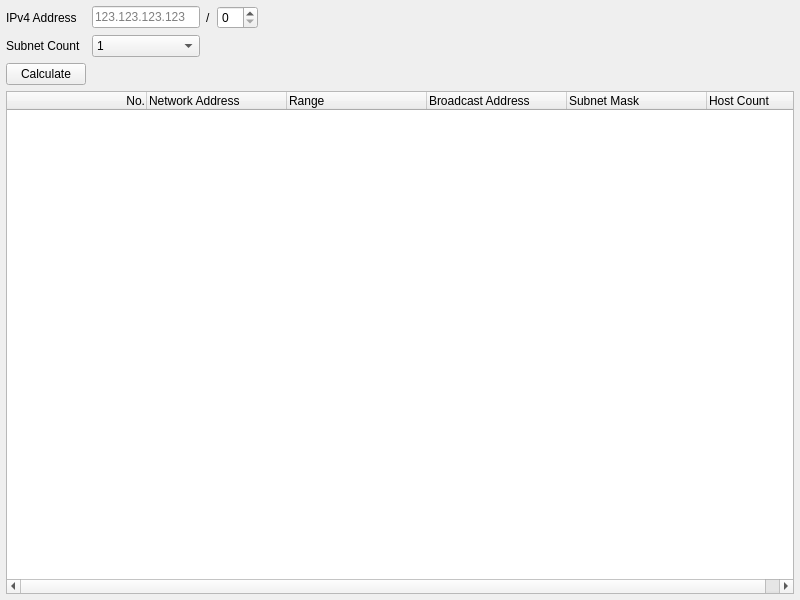
<?xml version="1.0" encoding="UTF-8"?>
<ui version="4.0">
 <class>Ipv4Widget</class>
 <widget class="QWidget" name="Ipv4Widget">
  <property name="geometry">
   <rect>
    <x>0</x>
    <y>0</y>
    <width>800</width>
    <height>600</height>
   </rect>
  </property>
  <property name="windowTitle">
   <string>Form</string>
  </property>
  <layout class="QGridLayout" name="gridLayout">
   <property name="leftMargin">
    <number>6</number>
   </property>
   <property name="topMargin">
    <number>6</number>
   </property>
   <property name="rightMargin">
    <number>6</number>
   </property>
   <property name="bottomMargin">
    <number>6</number>
   </property>
   <item row="0" column="3">
    <widget class="QLabel" name="cidrLabel">
     <property name="text">
      <string>/</string>
     </property>
    </widget>
   </item>
   <item row="0" column="2">
    <widget class="QLineEdit" name="ipv4Address">
     <property name="sizePolicy">
      <sizepolicy hsizetype="Preferred" vsizetype="Fixed">
       <horstretch>0</horstretch>
       <verstretch>0</verstretch>
      </sizepolicy>
     </property>
     <property name="text">
      <string/>
     </property>
     <property name="placeholderText">
      <string>123.123.123.123</string>
     </property>
    </widget>
   </item>
   <item row="1" column="1">
    <widget class="QLabel" name="subnetCountLabel">
     <property name="text">
      <string>Subnet Count</string>
     </property>
    </widget>
   </item>
   <item row="0" column="5">
    <spacer name="horizontalSpacer">
     <property name="orientation">
      <enum>Qt::Horizontal</enum>
     </property>
     <property name="sizeHint" stdset="0">
      <size>
       <width>40</width>
       <height>20</height>
      </size>
     </property>
    </spacer>
   </item>
   <item row="0" column="4">
    <widget class="QSpinBox" name="cidr">
     <property name="maximum">
      <number>32</number>
     </property>
    </widget>
   </item>
   <item row="1" column="2">
    <widget class="QComboBox" name="subnetCount">
     <item>
      <property name="text">
       <string>1</string>
      </property>
     </item>
    </widget>
   </item>
   <item row="0" column="1">
    <widget class="QLabel" name="ipv4AddressLabel">
     <property name="text">
      <string>IPv4 Address</string>
     </property>
    </widget>
   </item>
   <item row="3" column="1" colspan="5">
    <widget class="QTreeWidget" name="subnetsTable">
     <property name="minimumSize">
      <size>
       <width>0</width>
       <height>0</height>
      </size>
     </property>
     <property name="selectionBehavior">
      <enum>QAbstractItemView::SelectItems</enum>
     </property>
     <property name="wordWrap">
      <bool>true</bool>
     </property>
     <property name="headerHidden">
      <bool>false</bool>
     </property>
     <attribute name="headerMinimumSectionSize">
      <number>0</number>
     </attribute>
     <attribute name="headerDefaultSectionSize">
      <number>140</number>
     </attribute>
     <column>
      <property name="text">
       <string>No.</string>
      </property>
      <property name="textAlignment">
       <set>AlignTrailing|AlignVCenter</set>
      </property>
     </column>
     <column>
      <property name="text">
       <string>Network Address</string>
      </property>
     </column>
     <column>
      <property name="text">
       <string>Range</string>
      </property>
     </column>
     <column>
      <property name="text">
       <string>Broadcast Address</string>
      </property>
     </column>
     <column>
      <property name="text">
       <string>Subnet Mask</string>
      </property>
     </column>
     <column>
      <property name="text">
       <string>Host Count</string>
      </property>
     </column>
    </widget>
   </item>
   <item row="2" column="1">
    <widget class="QPushButton" name="calculate">
     <property name="text">
      <string>Calculate</string>
     </property>
    </widget>
   </item>
  </layout>
 </widget>
 <tabstops>
  <tabstop>ipv4Address</tabstop>
  <tabstop>cidr</tabstop>
  <tabstop>subnetCount</tabstop>
  <tabstop>calculate</tabstop>
  <tabstop>subnetsTable</tabstop>
 </tabstops>
 <resources/>
 <connections/>
</ui>
